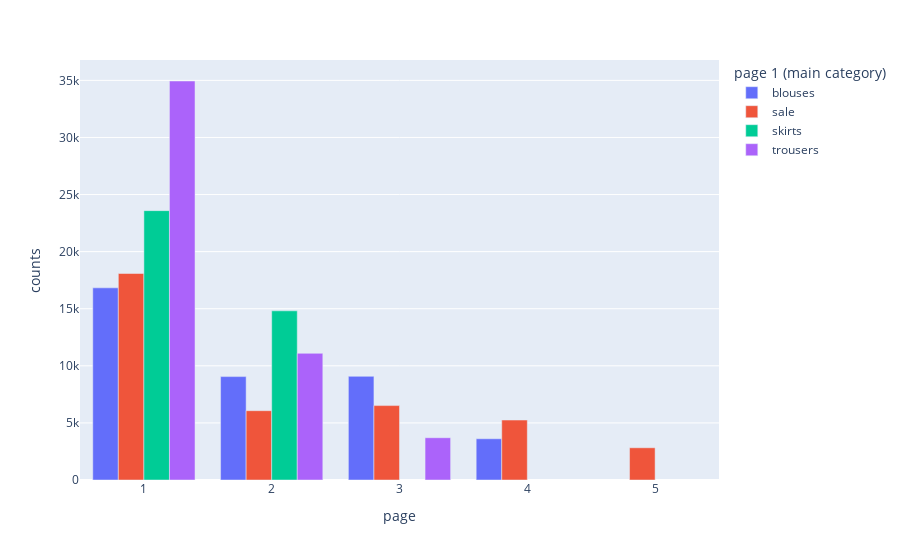

Notebook code for this chart:
### Markdown cell above
## What does customers buy from each page?

### Code cell
df1 = df.groupby(by=["page", "page 1 (main category)"]).size().reset_index(name="counts")

px.bar(data_frame=df1, x="page", y="counts",
       color="page 1 (main category)", barmode="group")

### Figure 1 — Plotly figure (JSON) as saved in the notebook; plotly's stock layout.template omitted (floating-point values rounded to 4 significant figures)
{"data": [{"alignmentgroup": "True", "hovertemplate": "page 1 (main category)=blouses<br>page=%{x}<br>counts=%{y}<extra></extra>", "legendgroup": "blouses", "marker": {"color": "#636efa", "pattern": {"shape": ""}}, "name": "blouses", "offsetgroup": "blouses", "orientation": "v", "showlegend": true, "textposition": "auto", "type": "bar", "x": [1, 2, 3, 4], "xaxis": "x", "y": [16830, 9056, 9080, 3611], "yaxis": "y"}, {"alignmentgroup": "True", "hovertemplate": "page 1 (main category)=sale<br>page=%{x}<br>counts=%{y}<extra></extra>", "legendgroup": "sale", "marker": {"color": "#EF553B", "pattern": {"shape": ""}}, "name": "sale", "offsetgroup": "sale", "orientation": "v", "showlegend": true, "textposition": "auto", "type": "bar", "x": [1, 2, 3, 4, 5], "xaxis": "x", "y": [18086, 6070, 6518, 5250, 2823], "yaxis": "y"}, {"alignmentgroup": "True", "hovertemplate": "page 1 (main category)=skirts<br>page=%{x}<br>counts=%{y}<extra></extra>", "legendgroup": "skirts", "marker": {"color": "#00cc96", "pattern": {"shape": ""}}, "name": "skirts", "offsetgroup": "skirts", "orientation": "v", "showlegend": true, "textposition": "auto", "type": "bar", "x": [1, 2], "xaxis": "x", "y": [23591, 14817], "yaxis": "y"}, {"alignmentgroup": "True", "hovertemplate": "page 1 (main category)=trousers<br>page=%{x}<br>counts=%{y}<extra></extra>", "legendgroup": "trousers", "marker": {"color": "#ab63fa", "pattern": {"shape": ""}}, "name": "trousers", "offsetgroup": "trousers", "orientation": "v", "showlegend": true, "textposition": "auto", "type": "bar", "x": [1, 2, 3], "xaxis": "x", "y": [34945, 11094, 3703], "yaxis": "y"}], "layout": {"barmode": "group", "legend": {"title": {"text": "page 1 (main category)"}, "tracegroupgap": 0}, "margin": {"t": 60}, "xaxis": {"anchor": "y", "domain": [0, 1], "title": {"text": "page"}}, "yaxis": {"anchor": "x", "domain": [0, 1], "title": {"text": "counts"}}}}
